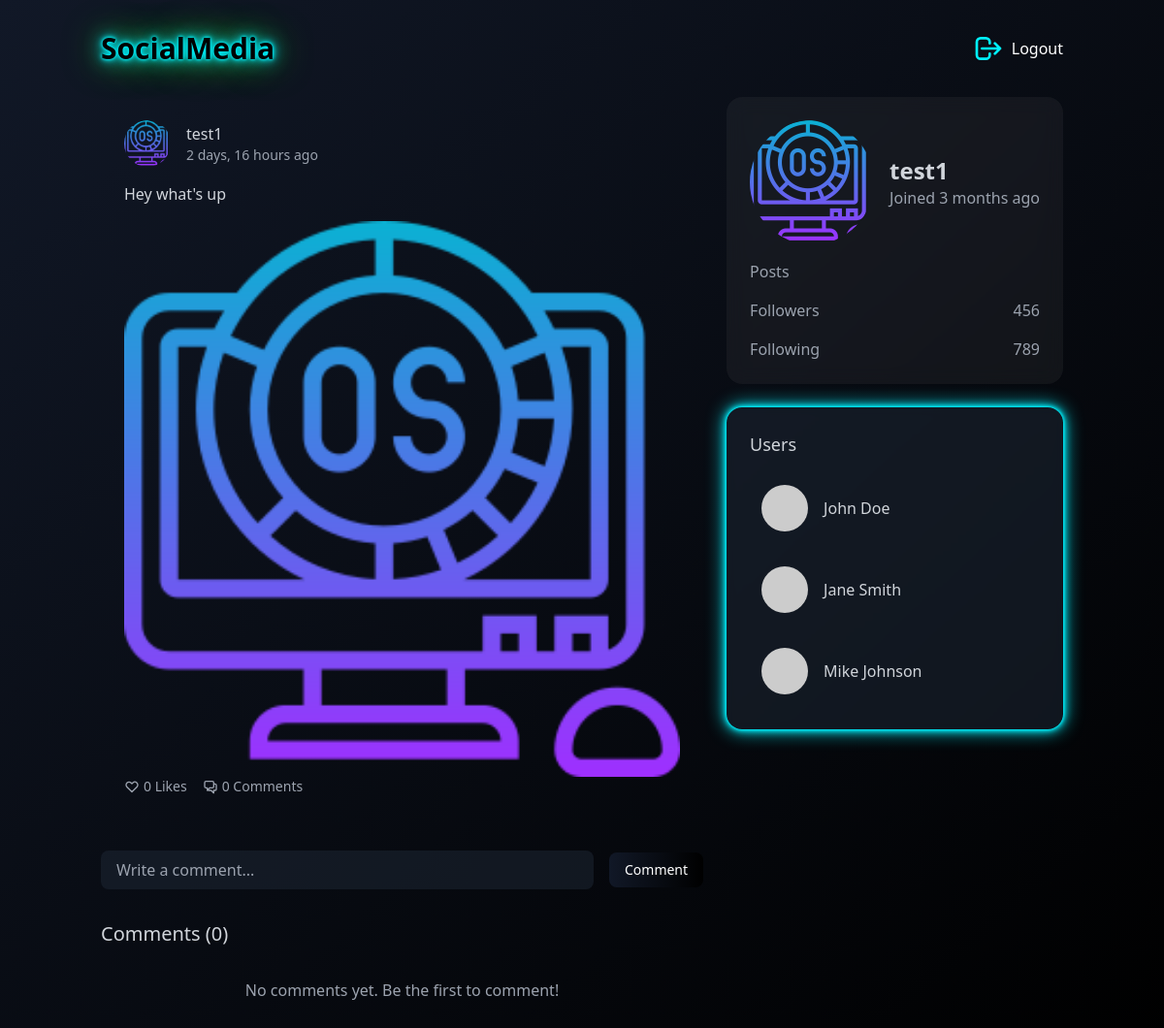
The page /posts/5 (signed in) on the database as committed earlier.
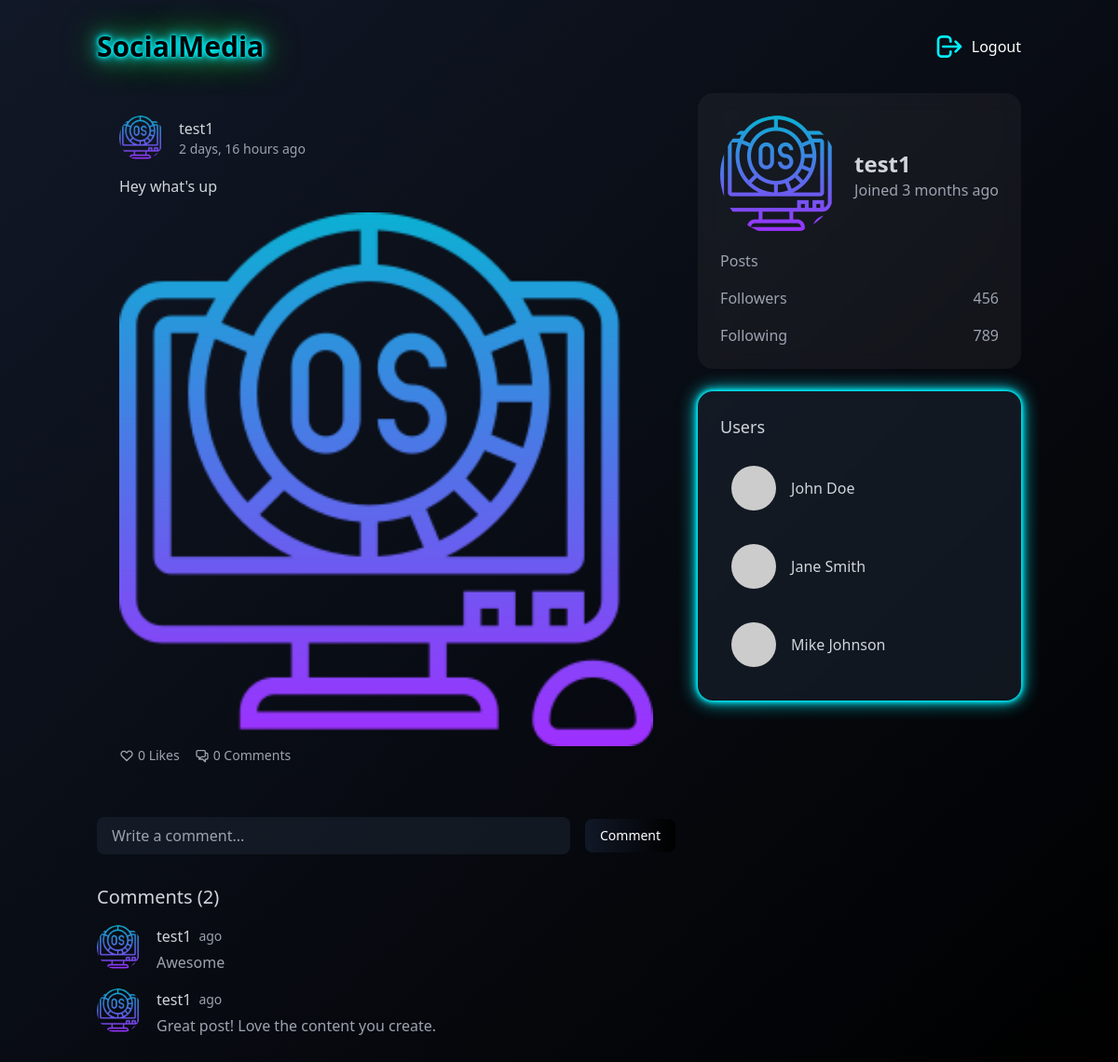
The same page on the database as committed later.
### posts/models.py (models this page shows, shortened)
class Comments(models.Model):
    comment_content = models.CharField(max_length=200)
    profile = models.ForeignKey(Profile, on_delete=models.CASCADE)
    post = models.ForeignKey(Posts, on_delete=models.CASCADE)

### userauth/models.py (models this page shows, shortened)
class Profile(models.Model):
    user = models.OneToOneField(User, on_delete=models.CASCADE)
    profile_image = models.ImageField(upload_to='profile_pics/', default='default.jpg')
    bio = models.TextField(blank=True, null=True)

### posts/views.py (the view)
# urls.py: path('<int:postId>', views.get_post),
@login_required(login_url="/auth/signin")
def get_post(request, postId):
    post = get_object_or_404(Posts, id=postId)
    comments = Comments.objects.filter(post=post)
    data = {"post": post, "comments": comments}
    return render(request, "post.html", {"data": data})

### templates/post.html (shortened to what the changed rows need)
<!DOCTYPE html>
<html lang="en">
<head>
    <script src="https://cdn.tailwindcss.com"></script>
</head>
<body class="bg-gradient-to-br from-gray-900 to-black min-h-screen">
    <div class="container mx-auto px-4 py-8">
        <div class="flex justify-between items-center mb-8">
            <h1 class="neon-text text-3xl font-bold">SocialMedia</h1>
        </div>
        <div class="grid grid-cols-1 md:grid-cols-2 gap-6">
            <div class="md:col-span-2 md:col-start-1 md:col-end-3">
                <div class="mt-8">
                    <h3 class="text-xl font-medium text-gray-300 mb-4">Comments ({{ data.comments.count }})</h3>
                    <div class="space-y-4">
                        {% for comment in data.comments %}
                        <div class="flex items-start space-x-4">
                            <img src="{{ comment.profile.profile_image.url }}" alt="{{ comment.profile.user.username }}"
                                class="profile-image" />
                            <div>
                                <div class="flex items-center space-x-2">
                                    <h4 class="font-medium text-gray-300">{{ comment.profile.user.username }}</h4>
                                    <span class="text-sm text-gray-400">{{ comment.created_at|timesince }} ago</span>
                                </div>
                                <p class="text-gray-400 mt-1">{{ comment.comment_content }}</p>
                            </div>
                        </div>
                        {% empty %}
                        <div class="text-center text-gray-400 py-4">
                            No comments yet. Be the first to comment!
                        </div>
                        {% endfor %}
                    </div>
                </div>
            </div>
            <div class="md:col-span-1 md:col-start-3 md:col-end-4">
                <div class="profile-section p-6 rounded-2xl mb-6">
                    <div class="flex items-center space-x-4 mb-4">
                        <div>
                            <h2 class="text-2xl font-bold text-gray-300">
                                {{ request.user.username }}
                            </h2>
                        </div>
                    </div>
                </div>
                <div class="bg-gray-800/50 p-6 rounded-2xl backdrop-blur-sm neon-border">
                    <h2 class="text-lg font-medium text-gray-300 mb-4">Users</h2>
                </div>
            </div>
        </div>
    </div>
</body>
</html>

Rows that differ between the two databases and show on the page:
added Comments: profile.profile_image (picture), profile.user.username "test1", comment_content "Awesome"
added Comments: profile.profile_image (picture), profile.user.username "test1", comment_content "Great post! Love the content you create."
Other text that changed with them:
{{ data.comments.count }}: "0" → "2"
text no longer shown: "No comments yet. Be the first to comment!"
